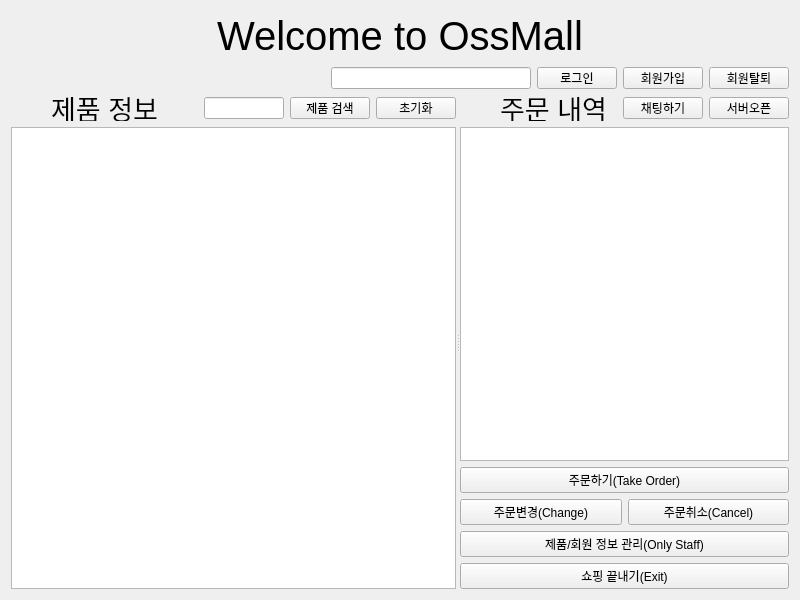
<?xml version="1.0" encoding="UTF-8"?>
<ui version="4.0">
 <class>ShoppingManager</class>
 <widget class="QWidget" name="ShoppingManager">
  <property name="geometry">
   <rect>
    <x>0</x>
    <y>0</y>
    <width>800</width>
    <height>600</height>
   </rect>
  </property>
  <property name="windowTitle">
   <string>Form</string>
  </property>
  <layout class="QVBoxLayout" name="verticalLayout_4">
   <item>
    <layout class="QVBoxLayout" name="verticalLayout_3">
     <item>
      <layout class="QHBoxLayout" name="horizontalLayout_3">
       <item>
        <spacer name="horizontalSpacer_3">
         <property name="orientation">
          <enum>Qt::Horizontal</enum>
         </property>
         <property name="sizeHint" stdset="0">
          <size>
           <width>48</width>
           <height>20</height>
          </size>
         </property>
        </spacer>
       </item>
       <item>
        <widget class="QLabel" name="mainShoppingLabel">
         <property name="maximumSize">
          <size>
           <width>16777215</width>
           <height>50</height>
          </size>
         </property>
         <property name="font">
          <font>
           <pointsize>30</pointsize>
          </font>
         </property>
         <property name="text">
          <string>Welcome to OssMall</string>
         </property>
         <property name="alignment">
          <set>Qt::AlignCenter</set>
         </property>
        </widget>
       </item>
       <item>
        <spacer name="horizontalSpacer_2">
         <property name="orientation">
          <enum>Qt::Horizontal</enum>
         </property>
         <property name="sizeHint" stdset="0">
          <size>
           <width>18</width>
           <height>20</height>
          </size>
         </property>
        </spacer>
       </item>
      </layout>
     </item>
     <item>
      <layout class="QHBoxLayout" name="horizontalLayout_4">
       <item>
        <spacer name="horizontalSpacer">
         <property name="orientation">
          <enum>Qt::Horizontal</enum>
         </property>
         <property name="sizeHint" stdset="0">
          <size>
           <width>40</width>
           <height>20</height>
          </size>
         </property>
        </spacer>
       </item>
       <item>
        <widget class="QLineEdit" name="userIdLoginLineEdit">
         <property name="maximumSize">
          <size>
           <width>200</width>
           <height>22</height>
          </size>
         </property>
        </widget>
       </item>
       <item>
        <widget class="QPushButton" name="shoppingLoginPushButton">
         <property name="maximumSize">
          <size>
           <width>16777215</width>
           <height>22</height>
          </size>
         </property>
         <property name="text">
          <string>로그인</string>
         </property>
        </widget>
       </item>
       <item>
        <widget class="QPushButton" name="addNewClientPushButton">
         <property name="maximumSize">
          <size>
           <width>16777215</width>
           <height>22</height>
          </size>
         </property>
         <property name="text">
          <string>회원가입</string>
         </property>
        </widget>
       </item>
       <item>
        <widget class="QPushButton" name="removeClientPushButton">
         <property name="maximumSize">
          <size>
           <width>16777215</width>
           <height>22</height>
          </size>
         </property>
         <property name="text">
          <string>회원탈퇴</string>
         </property>
        </widget>
       </item>
      </layout>
     </item>
     <item>
      <widget class="QSplitter" name="splitter">
       <property name="orientation">
        <enum>Qt::Horizontal</enum>
       </property>
       <widget class="QWidget" name="layoutWidget">
        <layout class="QVBoxLayout" name="verticalLayout_2">
         <item>
          <layout class="QHBoxLayout" name="horizontalLayout_5">
           <item>
            <spacer name="horizontalSpacer_7">
             <property name="orientation">
              <enum>Qt::Horizontal</enum>
             </property>
             <property name="sizeType">
              <enum>QSizePolicy::MinimumExpanding</enum>
             </property>
             <property name="sizeHint" stdset="0">
              <size>
               <width>40</width>
               <height>20</height>
              </size>
             </property>
            </spacer>
           </item>
           <item>
            <widget class="QLabel" name="productInfoLabel">
             <property name="maximumSize">
              <size>
               <width>16777215</width>
               <height>26</height>
              </size>
             </property>
             <property name="font">
              <font>
               <pointsize>20</pointsize>
              </font>
             </property>
             <property name="text">
              <string>제품 정보</string>
             </property>
             <property name="alignment">
              <set>Qt::AlignCenter</set>
             </property>
            </widget>
           </item>
           <item>
            <spacer name="horizontalSpacer_6">
             <property name="orientation">
              <enum>Qt::Horizontal</enum>
             </property>
             <property name="sizeType">
              <enum>QSizePolicy::MinimumExpanding</enum>
             </property>
             <property name="sizeHint" stdset="0">
              <size>
               <width>40</width>
               <height>20</height>
              </size>
             </property>
            </spacer>
           </item>
           <item>
            <widget class="QLineEdit" name="selectLineEdit">
             <property name="maximumSize">
              <size>
               <width>200</width>
               <height>22</height>
              </size>
             </property>
            </widget>
           </item>
           <item>
            <widget class="QPushButton" name="selectPushButton">
             <property name="maximumSize">
              <size>
               <width>80</width>
               <height>22</height>
              </size>
             </property>
             <property name="text">
              <string>제품 검색</string>
             </property>
            </widget>
           </item>
           <item>
            <widget class="QPushButton" name="resetPushButton">
             <property name="maximumSize">
              <size>
               <width>80</width>
               <height>22</height>
              </size>
             </property>
             <property name="text">
              <string>초기화</string>
             </property>
            </widget>
           </item>
          </layout>
         </item>
         <item>
          <widget class="QTableView" name="productInfoTableView">
           <property name="minimumSize">
            <size>
             <width>0</width>
             <height>0</height>
            </size>
           </property>
           <property name="font">
            <font>
             <pointsize>11</pointsize>
            </font>
           </property>
           <property name="lineWidth">
            <number>1</number>
           </property>
           <property name="autoScrollMargin">
            <number>16</number>
           </property>
           <property name="editTriggers">
            <set>QAbstractItemView::NoEditTriggers</set>
           </property>
           <property name="alternatingRowColors">
            <bool>true</bool>
           </property>
           <property name="selectionBehavior">
            <enum>QAbstractItemView::SelectRows</enum>
           </property>
           <property name="textElideMode">
            <enum>Qt::ElideLeft</enum>
           </property>
           <property name="showGrid">
            <bool>true</bool>
           </property>
           <property name="gridStyle">
            <enum>Qt::SolidLine</enum>
           </property>
           <attribute name="verticalHeaderVisible">
            <bool>false</bool>
           </attribute>
          </widget>
         </item>
        </layout>
       </widget>
       <widget class="QWidget" name="layoutWidget">
        <layout class="QVBoxLayout" name="verticalLayout">
         <item>
          <layout class="QHBoxLayout" name="horizontalLayout_2">
           <item>
            <spacer name="horizontalSpacer_4">
             <property name="orientation">
              <enum>Qt::Horizontal</enum>
             </property>
             <property name="sizeType">
              <enum>QSizePolicy::MinimumExpanding</enum>
             </property>
             <property name="sizeHint" stdset="0">
              <size>
               <width>40</width>
               <height>20</height>
              </size>
             </property>
            </spacer>
           </item>
           <item>
            <widget class="QLabel" name="orderListLabel">
             <property name="maximumSize">
              <size>
               <width>16777215</width>
               <height>26</height>
              </size>
             </property>
             <property name="font">
              <font>
               <pointsize>20</pointsize>
              </font>
             </property>
             <property name="text">
              <string>주문 내역</string>
             </property>
             <property name="alignment">
              <set>Qt::AlignCenter</set>
             </property>
            </widget>
           </item>
           <item>
            <spacer name="horizontalSpacer_5">
             <property name="orientation">
              <enum>Qt::Horizontal</enum>
             </property>
             <property name="sizeType">
              <enum>QSizePolicy::MinimumExpanding</enum>
             </property>
             <property name="sizeHint" stdset="0">
              <size>
               <width>10</width>
               <height>20</height>
              </size>
             </property>
            </spacer>
           </item>
           <item>
            <widget class="QPushButton" name="chatClientPushButton">
             <property name="maximumSize">
              <size>
               <width>80</width>
               <height>22</height>
              </size>
             </property>
             <property name="text">
              <string>채팅하기</string>
             </property>
            </widget>
           </item>
           <item>
            <widget class="QPushButton" name="chatServerPushButton">
             <property name="maximumSize">
              <size>
               <width>80</width>
               <height>22</height>
              </size>
             </property>
             <property name="text">
              <string>서버오픈</string>
             </property>
            </widget>
           </item>
          </layout>
         </item>
         <item>
          <widget class="QTableView" name="orderListTableView">
           <property name="minimumSize">
            <size>
             <width>296</width>
             <height>0</height>
            </size>
           </property>
           <property name="contextMenuPolicy">
            <enum>Qt::ActionsContextMenu</enum>
           </property>
           <property name="lineWidth">
            <number>1</number>
           </property>
           <property name="editTriggers">
            <set>QAbstractItemView::NoEditTriggers</set>
           </property>
           <property name="alternatingRowColors">
            <bool>true</bool>
           </property>
           <property name="selectionBehavior">
            <enum>QAbstractItemView::SelectRows</enum>
           </property>
           <property name="textElideMode">
            <enum>Qt::ElideRight</enum>
           </property>
           <attribute name="verticalHeaderVisible">
            <bool>false</bool>
           </attribute>
          </widget>
         </item>
         <item>
          <widget class="QPushButton" name="takeOrderPushButton">
           <property name="text">
            <string>주문하기(Take Order)</string>
           </property>
          </widget>
         </item>
         <item>
          <layout class="QHBoxLayout" name="horizontalLayout">
           <item>
            <widget class="QPushButton" name="updateOrderPushButton">
             <property name="text">
              <string>주문변경(Change)</string>
             </property>
            </widget>
           </item>
           <item>
            <widget class="QPushButton" name="cancelOrderPushButton">
             <property name="text">
              <string>주문취소(Cancel)</string>
             </property>
            </widget>
           </item>
          </layout>
         </item>
         <item>
          <widget class="QPushButton" name="managementPushButton">
           <property name="text">
            <string>제품/회원 정보 관리(Only Staff)</string>
           </property>
          </widget>
         </item>
         <item>
          <widget class="QPushButton" name="exitShoppingPushButton">
           <property name="text">
            <string>쇼핑 끝내기(Exit)</string>
           </property>
          </widget>
         </item>
        </layout>
       </widget>
      </widget>
     </item>
    </layout>
   </item>
  </layout>
 </widget>
 <resources/>
 <connections>
  <connection>
   <sender>userIdLoginLineEdit</sender>
   <signal>returnPressed()</signal>
   <receiver>shoppingLoginPushButton</receiver>
   <slot>click()</slot>
   <hints>
    <hint type="sourcelabel">
     <x>439</x>
     <y>206</y>
    </hint>
    <hint type="destinationlabel">
     <x>583</x>
     <y>206</y>
    </hint>
   </hints>
  </connection>
  <connection>
   <sender>selectLineEdit</sender>
   <signal>returnPressed()</signal>
   <receiver>selectPushButton</receiver>
   <slot>click()</slot>
   <hints>
    <hint type="sourcelabel">
     <x>197</x>
     <y>291</y>
    </hint>
    <hint type="destinationlabel">
     <x>249</x>
     <y>291</y>
    </hint>
   </hints>
  </connection>
 </connections>
</ui>
